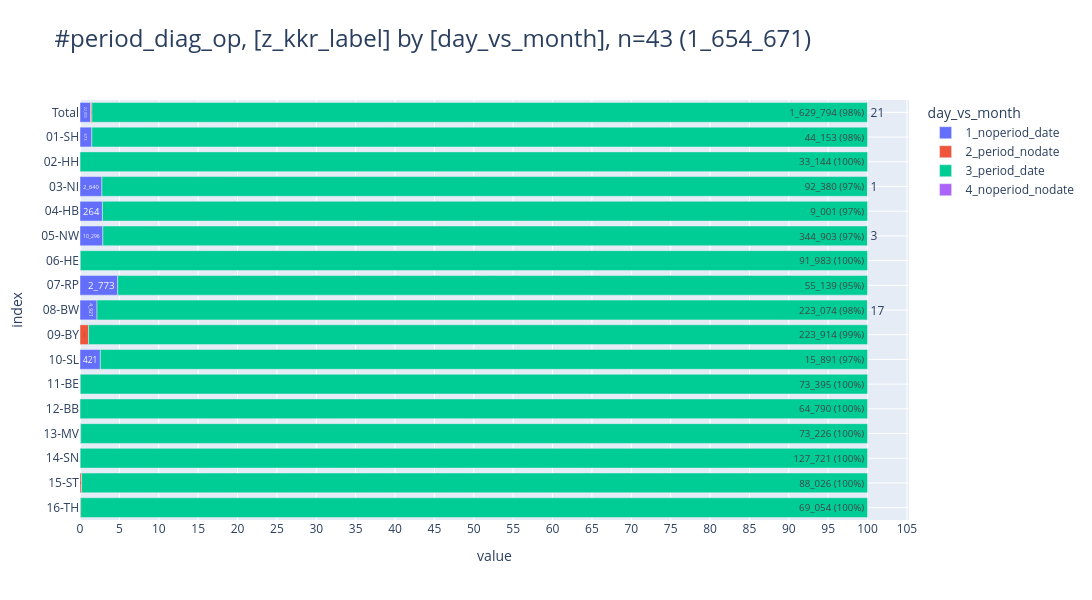

Notebook code for this chart:
### Markdown cell above
### <a id='toc1_3_1_'></a>[Tagesabstand vs Datumsangaben](#toc0_)
- **Werte für Variablen zur Verteilung**
  - `1_noperiod_date` - kein Tagesabstand, aber Datumsangaben
  - `2_period_nodate` - Tagesabstand, aber keine Datumsangaben
  - `3_period_date` - Tagesabstand und Datumsangaben
  - `4_noperiod_nodate` - kein Tagesabstand, keine Datumsangaben

### Code cell
_=pls.plot_stacked_bars(db_diag_op.to_df().iloc[:,0:2], orientation='h', relative=True, height=600, show_total=True, caption="period_diag_op", show_pct_bar=True, width=1600)

### Figure 1 — Plotly figure (JSON) as saved in the notebook; plotly's stock layout.template omitted (floating-point values rounded to 4 significant figures)
{"data": [{"hovertemplate": "col=1_noperiod_date<br>value=%{x}<br>index=%{y}<br>cnt_pct_bar_str=%{text}<extra></extra>", "legendgroup": "1_noperiod_date", "marker": {"color": "#636EFA", "pattern": {"shape": ""}}, "name": "1_noperiod_date", "orientation": "h", "showlegend": true, "text": ["22_050", "673", "2_640", "264", "10_296", "2_773", "4_921", "6", "421", "52", "1", "3"], "textposition": "auto", "type": "bar", "x": [22050, 673, 2640, 264, 10296, 2773, 4921, 6, 421, 52, 1, 3], "xaxis": "x", "y": [" Total", "01-SH", "03-NI", "04-HB", "05-NW", "07-RP", "08-BW", "09-BY", "10-SL", "13-MV", "15-ST", "16-TH"], "yaxis": "y"}, {"hovertemplate": "col=2_period_nodate<br>value=%{x}<br>index=%{y}<br>cnt_pct_bar_str=%{text}<extra></extra>", "legendgroup": "2_period_nodate", "marker": {"color": "#EF553B", "pattern": {"shape": ""}}, "name": "2_period_nodate", "orientation": "h", "showlegend": true, "text": ["2_806", "3", "36", "2_447", "26", "5", "14", "35", "182", "58"], "textposition": "auto", "type": "bar", "x": [2806, 3, 36, 2447, 26, 5, 14, 35, 182, 58], "xaxis": "x", "y": [" Total", "02-HH", "06-HE", "09-BY", "11-BE", "12-BB", "13-MV", "14-SN", "15-ST", "16-TH"], "yaxis": "y"}, {"hovertemplate": "col=3_period_date<br>value=%{x}<br>index=%{y}<br>cnt_pct_bar_str=%{text}<extra></extra>", "legendgroup": "3_period_date", "marker": {"color": "#00CC96", "pattern": {"shape": ""}}, "name": "3_period_date", "orientation": "h", "showlegend": true, "text": ["1_629_794 (98%)", "44_153 (98%)", "33_144 (100%)", "92_380 (97%)", "9_001 (97%)", "344_903 (97%)", "91_983 (100%)", "55_139 (95%)", "223_074 (98%)", "223_914 (99%)", "15_891 (97%)", "73_395 (100%)", "64_790 (100%)", "73_226 (100%)", "127_721 (100%)", "88_026 (100%)", "69_054 (100%)"], "textposition": "auto", "type": "bar", "x": [1629794, 44153, 33144, 92380, 9001, 344903, 91983, 55139, 223074, 223914, 15891, 73395, 64790, 73226, 127721, 88026, 69054], "xaxis": "x", "y": [" Total", "01-SH", "02-HH", "03-NI", "04-HB", "05-NW", "06-HE", "07-RP", "08-BW", "09-BY", "10-SL", "11-BE", "12-BB", "13-MV", "14-SN", "15-ST", "16-TH"], "yaxis": "y"}, {"hovertemplate": "col=4_noperiod_nodate<br>value=%{x}<br>index=%{y}<br>cnt_pct_bar_str=%{text}<extra></extra>", "legendgroup": "4_noperiod_nodate", "marker": {"color": "#AB63FA", "pattern": {"shape": ""}}, "name": "4_noperiod_nodate", "orientation": "h", "showlegend": true, "text": ["21", "1", "3", "17"], "textposition": "auto", "type": "bar", "x": [21, 1, 3, 17], "xaxis": "x", "y": [" Total", "03-NI", "05-NW", "08-BW"], "yaxis": "y"}], "layout": {"barmode": "relative", "barnorm": "percent", "height": 600, "legend": {"title": {"text": "day_vs_month"}, "tracegroupgap": 0, "traceorder": "normal"}, "title": {"font": {"size": 24}, "text": "#period_diag_op, [z_kkr_label] by [day_vs_month], n=43 (1_654_671)", "xanchor": "left", "y": 0.95, "yanchor": "top"}, "width": 1600, "xaxis": {"anchor": "y", "domain": [0, 1], "dtick": 5, "gridwidth": 1, "showgrid": true, "title": {"text": "value"}}, "yaxis": {"anchor": "x", "categoryarray": ["16-TH", "15-ST", "14-SN", "13-MV", "12-BB", "11-BE", "10-SL", "09-BY", "08-BW", "07-RP", "06-HE", "05-NW", "04-HB", "03-NI", "02-HH", "01-SH", " Total"], "categoryorder": "array", "domain": [0, 1], "gridwidth": 1, "showgrid": true, "title": {"text": "index"}}}}
